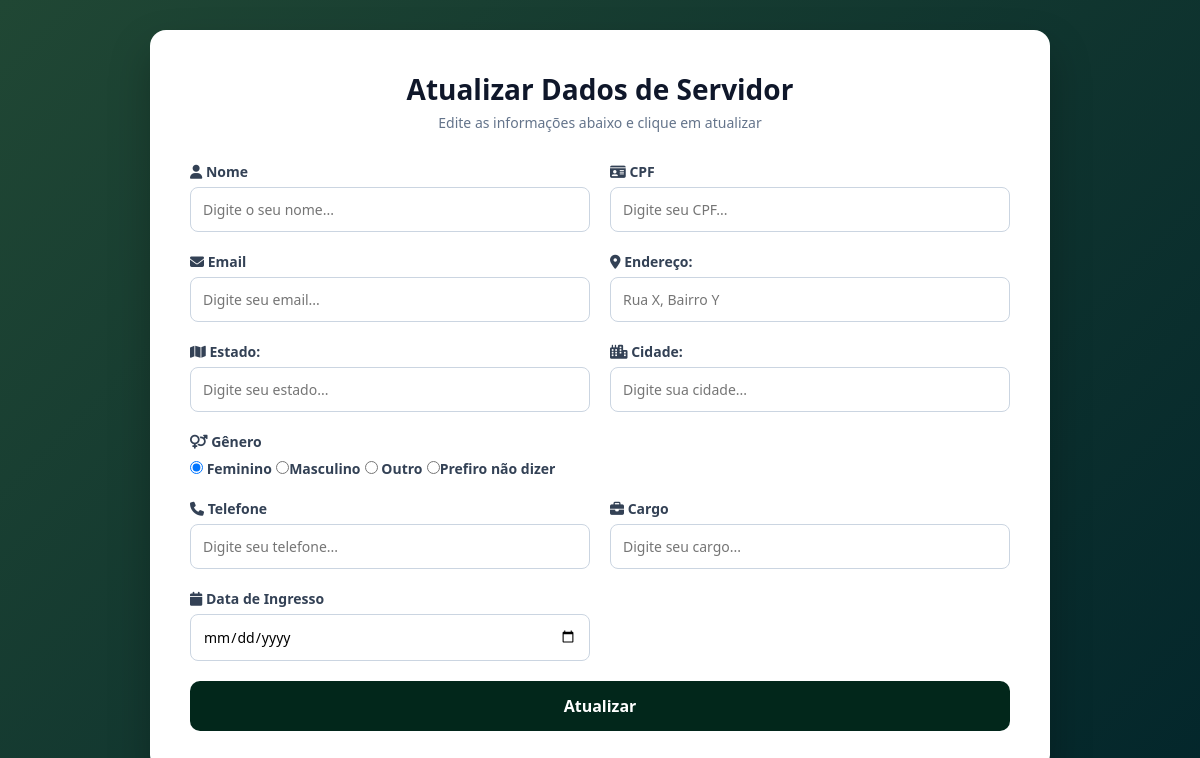
/editar_servidores/4, run on the app's committed database.
### tables this page shows
CREATE TABLE servidores (
            id INTEGER PRIMARY KEY AUTOINCREMENT,  -- ID automático
            nome TEXT,                             -- Nome do servidor
            cpf TEXT,                              -- CPF
            email TEXT,                            -- Email
            endereco TEXT,                         -- Endereço
            estado TEXT,                           -- Estado
            cidade TEXT,                           -- Cidade
            genero TEXT,                           -- Gênero
            telefone TEXT,                         -- Telefone
            cargo TEXT,                            -- Cargo
            data_ingresso TEXT                     -- Data de ingresso
        );

### main.py (the view, shortened to what this page needs)
@app.route("/editar_servidores/<int:id>", methods=["GET", "POST"])
def editar_servidor(id):
    conn = conectar()
    servidor = conn.execute(
        "SELECT * FROM servidores WHERE id = ?",
        (id,)
    ).fetchone()
    conn.close()
    return render_template("editar_servidores.html", servidor=servidor)

### main.py (called while the page is built)
def conectar():
    conn = sqlite3.connect("database.db")
    conn.row_factory = sqlite3.Row
    return conn

### templates/editar_servidores.html (shortened to what this page needs)
<!DOCTYPE html>
<html lang="pt-br">
<head>
<link rel="stylesheet" href="{{ url_for('static', filename='editar_servidores.css') }}">
<link rel="stylesheet" href="https://cdnjs.cloudflare.com/ajax/libs/font-awesome/6.4.0/css/all.min.css">
</head>
<body>
<div class="card_editar">
    <div class="titulo_editar">
        <h1>Atualizar Dados de Servidor</h1>
        <p>Edite as informações abaixo e clique em atualizar</p>
    </div>
    <form method="POST">
        <div class="form_grid">
            <div class="grupo_input">
                <label><i class="fa-solid fa-user"></i> Nome</label>
                <input type="text" name="nome" placeholder="Digite o seu nome..." required>
            </div>
            <div class="grupo_input">
                <label><i class="fa-solid fa-id-card"></i> CPF</label>
                <input type="text" name="cpf" placeholder="Digite seu CPF..." required>
            </div>
            <div class="grupo_input">
                <label><i class="fa-solid fa-envelope"></i> Email</label>
                <input type="email" name="email" placeholder="Digite seu email..." required>
            </div>
            <div class="grupo_input">
                <label><i class="fa-solid fa-location-dot"></i> Endereço:</label>
                <input type="text" name="endereco" placeholder="Rua X, Bairro Y">
            </div>
            <div class="grupo_input">
                <label><i class="fa-solid fa-map"></i> Estado:</label>
                <input type="text" name="estado" placeholder="Digite seu estado...">
            </div>
            <div class="grupo_input">
                <label><i class="fa-solid fa-city"></i> Cidade:</label>
                <input type="text" name="cidade" placeholder="Digite sua cidade...">
            </div>
            <div class="grupo_input" style="grid-column: span 2;">
                <label><i class="fa-solid fa-venus-mars"></i> Gênero</label>
                <div class="grupo_genero">
                    <label><input type="radio" name="genero" value="Feminino" {% if servidor["genero"] == "Feminino" %}checked{% endif %}> Feminino</label>
                    <label><input type="radio" name="genero" value="Masculino" {% if servidor["genero"] == "Masculino" %}checked{% endif %}>Masculino</label>
                    <label><input type="radio" name="genero" value="Outro" {% if servidor["genero"] == "Outro" %}checked{% endif %}> Outro</label>
                    <label><input type="radio" name="genero" value="Prefiro não dizer" {% if servidor["genero"] == "Prefiro não dizer" %}checked{% endif %}>Prefiro não dizer</label>
                </div>
            </div>
            <div class="grupo_input">
                <label><i class="fa-solid fa-phone"></i> Telefone</label>
                <input type="text" name="telefone" placeholder="Digite seu telefone..." required>
            </div>
            <div class="grupo_input">
                <label><i class="fa-solid fa-briefcase"></i> Cargo</label>
                <input type="text" name="cargo" placeholder="Digite seu cargo..." required>
            </div>
            <div class="grupo_input">
                <label><i class="fa-solid fa-calendar"></i> Data de Ingresso</label>
                <input type="date" name="data_ingresso" placeholder="Digite a data..." required>
            </div>
            <button type="submit" class="botao_salvar">
                Atualizar
            </button>
        </div>
    </form>
</div>
</body>
</html>

### static/editar_servidores.css (style rules this page uses)
* { margin: 0; padding: 0; box-sizing: border-box; font-family: 'Segoe UI', sans-serif; }
body { background: linear-gradient(135deg, #204734, #03262b); min-height: 100vh; display: flex; justify-content: center; align-items: center; }
.card_editar { background: #ffffff; width: 95%; max-width: 900px; padding: 40px; border-radius: 16px; box-shadow: 0 20px 40px rgba(0,0,0,0.25); animation: fadeIn 0.4s ease-in-out; }
.titulo_editar { text-align: center; margin-bottom: 30px; }
.titulo_editar h1 { font-size: 28px; color: #0f172a; }
.titulo_editar p { color: #64748b; margin-top: 5px; font-size: 14px; }
.form_grid { display: grid; align-items: center; grid-template-columns: repeat(2, 1fr); gap: 20px; }
.grupo_input { display: flex; flex-direction: column; }
.grupo_input label { font-size: 14px; margin-bottom: 6px; font-weight: 600; color: #334155; }
.grupo_input input { padding: 12px; border-radius: 8px; border: 1px solid #cbd5e1; transition: 0.3s; font-size: 14px; }
.botao_salvar { grid-column: span 2; padding: 14px; background: #02271b; border: none; border-radius: 10px; font-size: 16px; font-weight: bold; color: white; cursor: pointer; transition: 0.3s; }

### data on the page
servidores: genero "☑ Feminino", genero "☐ Masculino", genero "☐ Outro", genero "☐ Prefiro não dizer"
